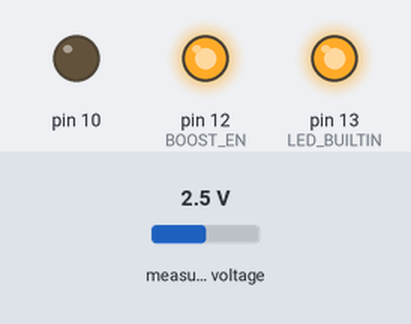
This sketch was run on a simulated Arduino Uno, built with avr-gcc and run on an emulated ATmega328P. Parts: output pins drawn as LEDs (lit = HIGH). The inputs (shaded band) are chosen by the test bench; at power-on: measured voltage 2.5 V. The local clock reads 2024-03-15 10:24:30 at power-on unless the sketch sets it; storage starts empty.

Above: at 3.6 s.
At 6.1 s:
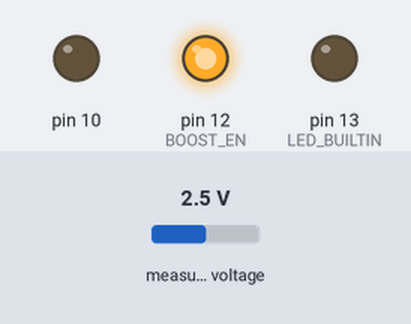
At 7.39 s:
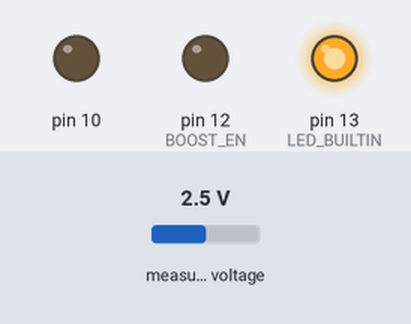
At 42.8 s:
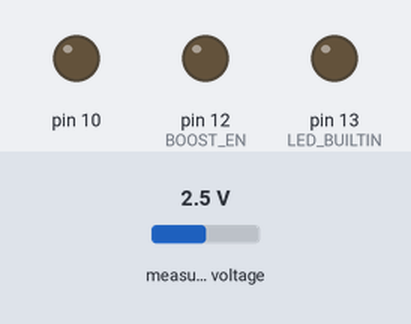
Timing chart, 0 to 44.3 s (numbered marks = the images above):
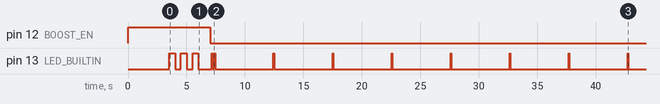

The sketch:

Stalk_Sensor_Logger.ino
```cpp
#include "Wire.h"
#include <Adafruit_ADS1X15.h>
#include <math.h>
#include <SPI.h>
#include <SD.h>
#include <Wire.h>
#include <Adafruit_SleepyDog.h>
#include "RTClib.h"

// Connect via i2c, default address #0 (A0-A2 not jumpered)
Adafruit_ADS1115 ads;

// The PCF8523 Real Time Clock that's on the AdaLogger FeatherWing
RTC_PCF8523 rtc;

// Define constant values and calibration curve parameters


#define BOOST_EN 12
#define CHIP_SELECT 10

void blinkCode(int delay_ms, int times) {
  for (int i = 0; i < times; i++) {
    delay(delay_ms);
    digitalWrite(LED_BUILTIN, HIGH);
    delay(delay_ms);
    digitalWrite(LED_BUILTIN, LOW);
  }
}

void setup() {


  // Set built in LED to output modes
  pinMode(LED_BUILTIN, OUTPUT);

  // Initialise the SD card
  pinMode(SS, OUTPUT);

  // Configure the boost converter enable pin
  pinMode(BOOST_EN, OUTPUT);
  digitalWrite(BOOST_EN, HIGH);

  delay(3000);

  // set up the ADC
  ads.setGain(GAIN_ONE);  // 1x gain   +/- 4.096V  1 bit = 2mV      0.125mV

  if (!ads.begin()) {
    while (1) {
      blinkCode(25, 20);
      Watchdog.sleep(5000);
    }
  }

  if (!rtc.begin()) {
    while (1) {
      blinkCode(50, 10);
      Watchdog.sleep(5000);
    }
  } else {
    rtc.start();
  }

  // See if the card is present and can be initialized:
  if (!SD.begin(CHIP_SELECT)) {
    while (1) {
      blinkCode(100, 5);
      Watchdog.sleep(5000);
    }
  }

  // Succesful init code
  blinkCode(500, 3);
}

void loop() {
  bool error = false;

  //int16_t adc0 = 0;
  digitalWrite(BOOST_EN, HIGH);
  delay(1000);

  if (!ads.begin()) {
    error = true;
    blinkCode(25, 20);
  } else {

    // Read the ADC
    int16_t adc0 = ads.readADC_SingleEnded(0);

    // Convert the analog reading (which goes from 0 - 1023) to a voltage (0 - 5V):
    float voltageReading = ads.computeVolts(adc0);

    // Convert the voltage value to PPM
    float sensorValue = 1000 * (voltageReading - 2.054) / 2;

    if (!rtc.begin()) {
      error = true;
      blinkCode(50, 10);
    } else {
      rtc.start();

      //write to SD card
      File dataFile_1 = SD.open("log.csv", FILE_WRITE);

      // if the file is available, write to it:
      if (dataFile_1) {
        dataFile_1.print(sensorValue, 4);
        dataFile_1.print(",");
        dataFile_1.println(rtc.now().unixtime());
        dataFile_1.close();
      } else {
        error = true;
        blinkCode(100, 5);
      }
    }
  }

  digitalWrite(BOOST_EN, LOW);
  Watchdog.disable();
  if (!error) {
    blinkCode(100, 2);

    // wait 5 minutes (300 seconds / 5 seconds = 60 iterations)
    for (int i = 0; i < 60; i++) {
      int sleepMS = Watchdog.sleep(5000);  // Sleep for up to 5 seconds.

      //Blink the status LED for 50ms to show that the program is running
      digitalWrite(LED_BUILTIN, HIGH);
      delay(50);
      digitalWrite(LED_BUILTIN, LOW);
    }
    Watchdog.enable(8000);
  }
}
```

Measured:
- by itself, pin 12 (BOOST_EN): HIGH → LOW at 7.0 s
- by itself, pin 13 (LED_BUILTIN): HIGH → LOW at 4.0 s, → HIGH 0.50 s later, → LOW 0.50 s later, → HIGH 0.50 s later, … (23 changes in this stretch)
